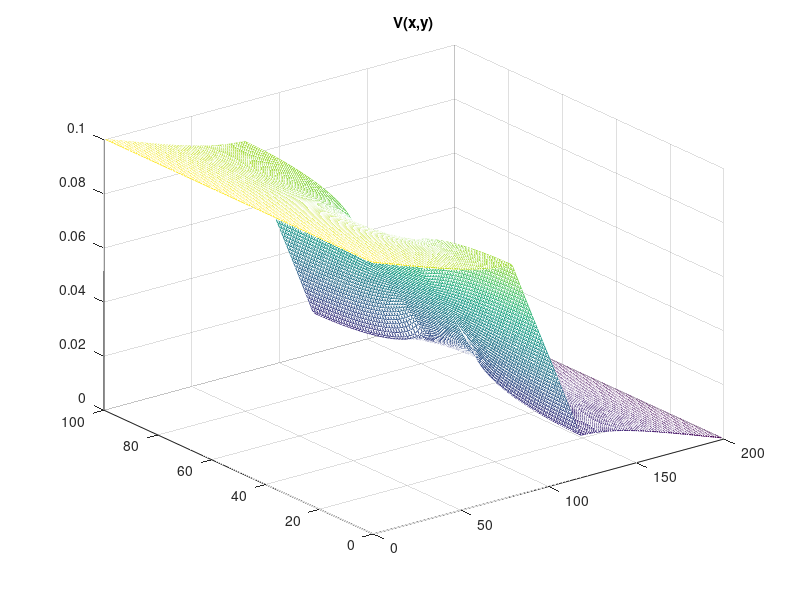
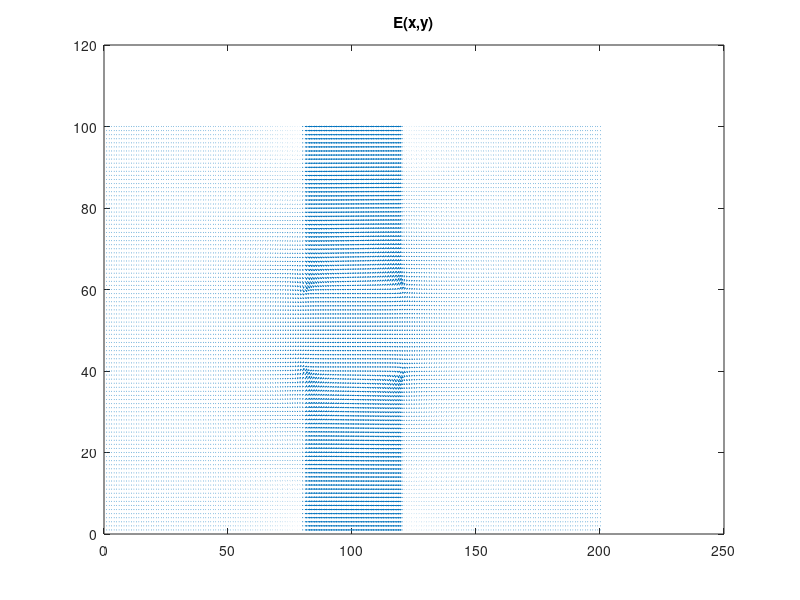

These figures' MATLAB source, in order:
clear;
clc;


W=100;
L=200;
V0=0.1;
so=1;
si=10^-2;
Wb=(2/5)*W;
Lb=(2/5)*L;

%block definition
line([Lb Lb],[0 -Wb]);
line([Lb Lb],[-W Wb-W]);
line([2*Lb L-Lb],[0 -Wb]);
line([2*Lb L-Lb],[-W Wb-W]);
line([Lb L-Lb],[-Wb -Wb]);
line([Lb L-Lb],[Wb-W Wb-W]);


for i=1:W
    for j=1:L
        n = i+(j-1)*W;
        if (j>Lb && j<L-Lb) && (i<Wb || i>(W-Wb))
            sigma(i,j)=si;
        else
            sigma(i,j)=so;
        end
        sigmaV(n) = sigma(i,j);
    end
end

G=sparse(W*L,W*L);

%n:i,j
%nl:i,j-1
%nr:i,j+1
for i=1:(W*L)
    if i <= W || i > (L-1)*W
        G(i,i)=1;
    end
end

for j=2:(L-1)
    for i=1:W
        n = i+(j-1)*W;
        a= i+(j-2)*W;
        d= i+j*W;
        w= (i-1)+(j-1)*W;
        s= (i+1)+(j-1)*W;
        
        if i==1
            G(n,s)=1/(1/sigma(n) + 1/sigma(s));
            G(n,a)=1/(1/sigma(n) + 1/sigma(a));
            G(n,d)=1/(1/sigma(n) + 1/sigma(d));
            G(n,n)=-(G(n,s) + G(n,a) + G(n,d));
        elseif i==W
            G(n,w)=1/(1/sigma(n) + 1/sigma(w));
            G(n,a)=1/(1/sigma(n) + 1/sigma(a));
            G(n,d)=1/(1/sigma(n) + 1/sigma(d));
            G(n,n)=-(G(n,w) + G(n,a) + G(n,d));
        else
            G(n,s)=1/(1/sigma(n) + 1/sigma(s));
            G(n,w)=1/(1/sigma(n) + 1/sigma(w));
            G(n,a)=1/(1/sigma(n) + 1/sigma(a));
            G(n,d)=1/(1/sigma(n) + 1/sigma(d));
            G(n,n)=-(G(n,w) + G(n,a) + G(n,d) + G(n,s));
        end
        
    end
end

F=sparse(W*L,1);

for i=1:(W*L)
    if i <= W
        F(i,1)=V0;
    end
end

V=G\F;

for i=1:W
    for j=1:L
        n=i+(j-1)*W;
        Emap(i,j) = V(n);
    end
end
figure(1);
mesh(Emap);
title('V(x,y)');

[X Y]=gradient(Emap);

Ex=-X;
Ey=-Y;

figure(2);
quiver(Ex,Ey);
title('E(x,y)');
